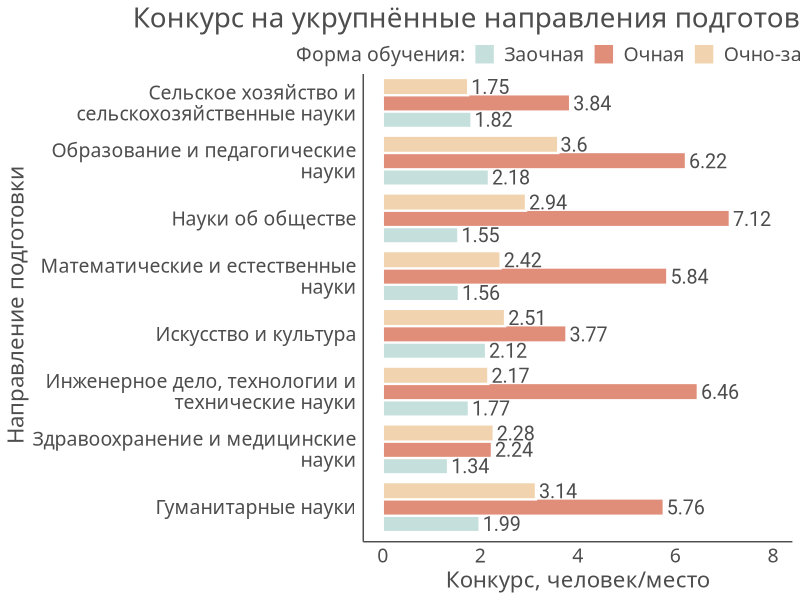
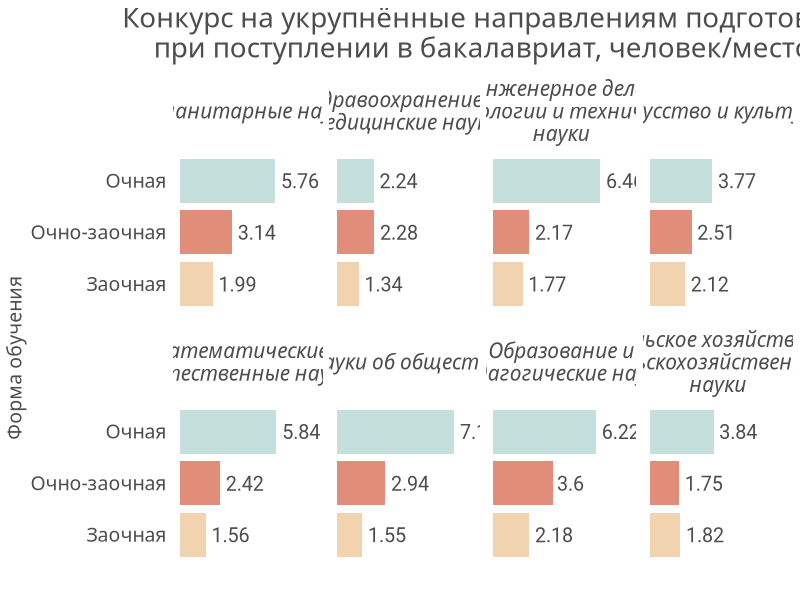
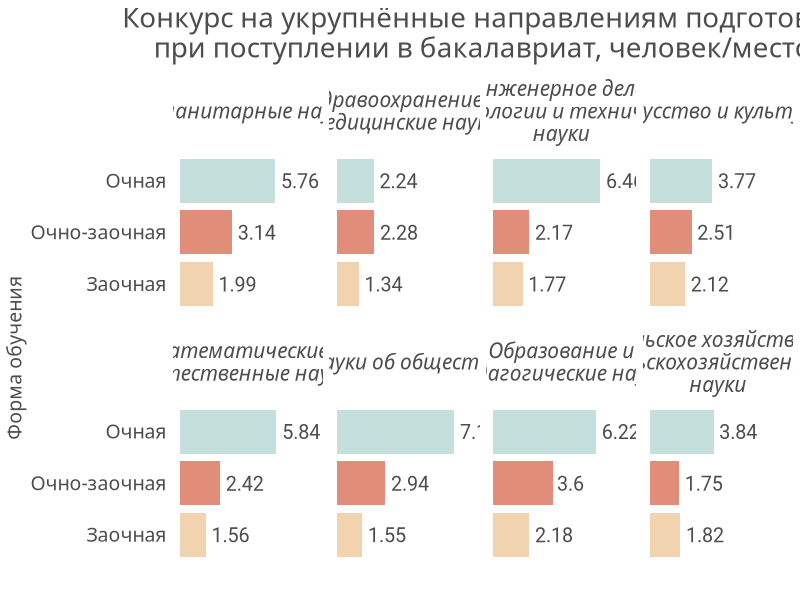

The R source for these figures, in order:
# Competition between BA applicants

# Load libraries ----
library("reshape2")
library("ggplot2")
library("forcats")
library("stringr")

# Colours ----
pal <- c("#C5E0DC", "#E08E79", "#F1D4AF", "#A8DBA8")

# Load data ----
d <- read.csv("data/ba_competition.csv", stringsAsFactors = FALSE)

# The BEFORE plot ----
ba_comp_before <- ggplot(data = d, aes(x = broader.spec, y = competition, fill = cat_fact)) +
  geom_bar(position = position_dodge(width = 0.85), color = "white", size = 0.8, stat = "identity") +
  geom_text(aes(label = round(competition, 2),
                vjust = 0.5, 
                hjust = -0.08), 
            position = position_dodge(width = 0.85), 
            color = "grey30",
            family = "Roboto",
            size = 5) +
  scale_x_discrete(labels = function(x) str_wrap(x, width = 30)) +
  scale_y_continuous(limits = c(0, 8)) +
  scale_fill_manual(name = "Форма обучения:",
                    values = pal) + 
  labs(x = "Направление подготовки",
       y = "Конкурс, человек/место",
       title = "Конкурс на укрупнённые направления подготовки, бакалавриат") +
  coord_flip() +
  theme_bw() +
  theme(panel.grid = element_blank(),
        panel.border = element_blank(),
        legend.box.margin = margin(b = -15),
        legend.position = "top",
        plot.title = element_text(color = "grey30", family = "PT Sans", size = 20, hjust = 0.5, margin = margin(b = 0)),
        plot.caption = element_text(color = "grey30", family = "PT Sans", size = 14),
        legend.text = element_text(color = "grey30", family = "PT Sans", size = 14),
        legend.title = element_text(color = "grey30", family = "PT Sans", size = 14),
        axis.text.x = element_text(color = "grey30", family = "PT Sans", size = 14),
        axis.text.y = element_text(color = "grey30", family = "PT Sans", size = 14),
        axis.title = element_text(color = "grey30", family = "PT Sans", size = 16),
        axis.line.x = element_line(color = "grey30"),
        axis.line.y = element_line(color = "grey30"),
        axis.ticks = element_blank())

ba_comp_before

# The AFTER plot ----

# For correct order of bars on plot
d$cat_fact <- fct_relevel(factor(d$cat_fact), "Очная", "Очно-заочная")

ba_comp_after <- ggplot(data = d, aes(x = fct_reorder(cat_fact, competition), y = competition, fill = cat_fact)) +
  geom_bar(stat = "identity", width = 0.85) +
  geom_text(aes(label = round(competition, 2)), 
            hjust = -0.15,
            color = "grey30",
            family = "Roboto",
            size = 5) +
  facet_wrap(~broader.spec, nrow = 2, labeller = label_wrap_gen(width = 25, multi_line = TRUE)) +
  scale_x_discrete(labels = function(x) str_wrap(x, width = 10)) +
  scale_y_continuous(limits = c(0, 8.2)) +
  scale_fill_manual(name = "",
                    values = pal) + 
  labs(x = "Форма обучения",
       y = "",
       title = "Конкурс на укрупнённые направлениям подготовки\nпри поступлении в бакалавриат, человек/место") +
  coord_flip() +
  theme_bw() +
  theme(panel.grid = element_blank(),
        panel.border = element_blank(),
        legend.position = "none",
        plot.title = element_text(color = "grey30", family = "PT Sans", size = 20, hjust = 0.5, margin = margin(b = 5)),
        plot.caption = element_text(color = "grey30", family = "PT Sans", size = 14),
        legend.text = element_text(color = "grey30", family = "PT Sans", size = 14),
        legend.title = element_text(color = "grey30", family = "PT Sans", size = 14),
        strip.background = element_blank(),
        strip.text = element_text(color = "grey30", family = "PT Sans", size = 15, face = "italic"),
        axis.text.x = element_blank(),
        axis.text.y = element_text(color = "grey30", family = "PT Sans", size = 14),
        axis.title = element_text(color = "grey30", family = "PT Sans", size = 14),
        axis.line.y = element_blank(),
        axis.line.x = element_blank(),
        axis.ticks = element_blank())

ba_comp_after


ggsave("ba_comp_after/ba_comp_facet.png", ba_comp_after, width = 12, height = 8, units = "in")
